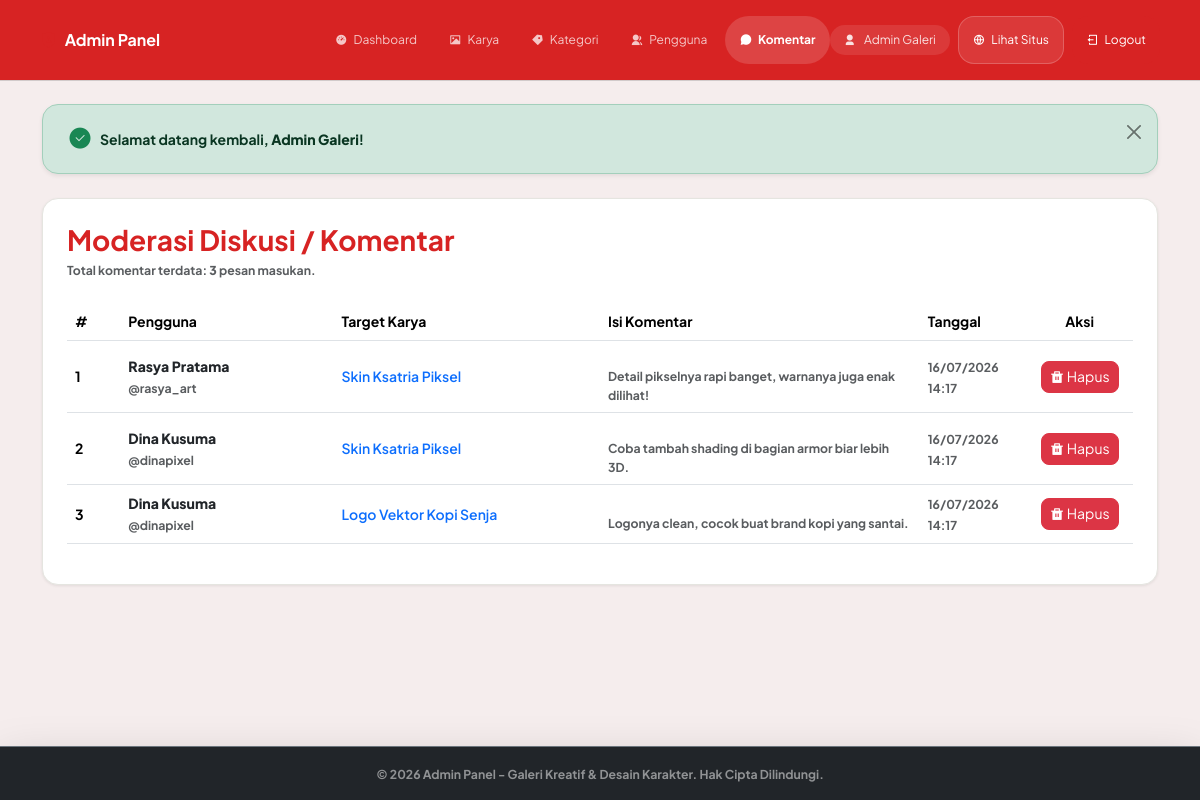
The app's page /admin/comments.php (signed in) with its own data.
### tables this page shows
CREATE TABLE `comments` (
  `id`         INT UNSIGNED AUTO_INCREMENT PRIMARY KEY,
  `asset_id`   INT UNSIGNED NOT NULL,
  `user_id`    INT UNSIGNED NOT NULL,
  `comment`    TEXT NOT NULL,
  `created_at` TIMESTAMP NOT NULL DEFAULT CURRENT_TIMESTAMP,
  `updated_at` TIMESTAMP NOT NULL DEFAULT CURRENT_TIMESTAMP ON UPDATE CURRENT_TIMESTAMP,
  CONSTRAINT `fk_comments_asset`
    FOREIGN KEY (`asset_id`) REFERENCES `assets`(`id`)
    ON DELETE CASCADE ON UPDATE CASCADE,
  CONSTRAINT `fk_comments_user`
    FOREIGN KEY (`user_id`) REFERENCES `users`(`id`)
    ON DELETE CASCADE ON UPDATE CASCADE
);

CREATE TABLE `users` (
  `id`         INT UNSIGNED AUTO_INCREMENT PRIMARY KEY,
  `username`   VARCHAR(50)  NOT NULL UNIQUE,
  `email`      VARCHAR(100) NOT NULL UNIQUE,
  `password`   VARCHAR(255) NOT NULL,
  `full_name`  VARCHAR(100) DEFAULT NULL,
  `avatar`     VARCHAR(255) DEFAULT NULL,
  `role`       ENUM('admin', 'user') NOT NULL DEFAULT 'user',
  `status`     ENUM('active', 'inactive') NOT NULL DEFAULT 'active',
  `created_at` TIMESTAMP NOT NULL DEFAULT CURRENT_TIMESTAMP,
  `updated_at` TIMESTAMP NOT NULL DEFAULT CURRENT_TIMESTAMP ON UPDATE CURRENT_TIMESTAMP
);

CREATE TABLE `assets` (
  `id`            INT UNSIGNED AUTO_INCREMENT PRIMARY KEY,
  `user_id`       INT UNSIGNED NOT NULL COMMENT 'Admin/uploader pemilik karya',
  `category_id`   INT UNSIGNED NOT NULL,
  `title`         VARCHAR(150) NOT NULL,
  `description`   TEXT DEFAULT NULL,
  `image_path`    VARCHAR(255) NOT NULL,
  `status`        ENUM('published', 'draft') NOT NULL DEFAULT 'published',
  `created_at`    TIMESTAMP NOT NULL DEFAULT CURRENT_TIMESTAMP,
  `updated_at`    TIMESTAMP NOT NULL DEFAULT CURRENT_TIMESTAMP ON UPDATE CURRENT_TIMESTAMP,
  CONSTRAINT `fk_assets_user`
    FOREIGN KEY (`user_id`) REFERENCES `users`(`id`)
    ON DELETE CASCADE ON UPDATE CASCADE,
  CONSTRAINT `fk_assets_category`
    FOREIGN KEY (`category_id`) REFERENCES `categories`(`id`)
    ON DELETE RESTRICT ON UPDATE CASCADE
);

### includes/auth.php (called while the page is built, shortened)
<?php
function getBaseUrl() {
    return "/galeri-desain-grafis/";
}

### includes/functions.php (called while the page is built, shortened)
<?php
function e($string) {
    return htmlspecialchars($string, ENT_QUOTES, 'UTF-8');
}

### admin/comments.php (the view, shortened to what this page needs)
<?php
require_once __DIR__ . '/../includes/auth.php';
require_once __DIR__ . '/../includes/functions.php';
require_once __DIR__ . '/includes/admin_header.php';
$stmt = $pdo->query("
    SELECT c.*, u.username, u.full_name, a.title as asset_title, a.id as asset_id
    FROM comments c
    JOIN users u ON c.user_id = u.id
    JOIN assets a ON c.asset_id = a.id
    ORDER BY c.created_at DESC
");
$comments = $stmt->fetchAll();
?>
<div class="glass-panel p-4 mb-5">
    <div class="d-flex justify-content-between align-items-center mb-4 flex-wrap">
        <div>
            <h3 class="fw-bold mb-1" style="color: var(--deep-violet);">Moderasi Diskusi / Komentar</h3>
            <p class="text-muted small mb-0">Total komentar terdata: <strong><?= count($comments); ?></strong> pesan masukan.</p>
        </div>
    </div>
    <?php if (count($comments) > 0): ?>
        <div class="table-responsive">
            <table class="table table-hover align-middle">
                <thead>
                    <tr>
                        <th style="width: 5%;">#</th>
                        <th style="width: 20%;">Pengguna</th>
                        <th style="width: 25%;">Target Karya</th>
                        <th style="width: 30%;">Isi Komentar</th>
                        <th style="width: 10%;">Tanggal</th>
                        <th style="width: 10%;" class="text-center">Aksi</th>
                    </tr>
                </thead>
                <tbody>
                    <?php $no = 1; foreach ($comments as $comment): ?>
                        <tr>
                            <td><?= $no++; ?></td>
                            <td>
                                <strong class="text-dark d-block"><?= e($comment['full_name'] ?? '-'); ?></strong>
                                <span class="text-muted small">@<?= e($comment['username']); ?></span>
                            </td>
                            <td>
                                <a href="<?= getBaseUrl(); ?>detail.php?id=<?= $comment['asset_id']; ?>" target="_blank" class="fw-semibold text-primary text-decoration-none">
                                    <?= e($comment['asset_title']); ?>
                                </a>
                            </td>
                            <td>
                                <div class="text-muted small" style="white-space: pre-line; max-height: 80px; overflow-y: auto;">
                                    <?= e($comment['comment']); ?>
                                </div>
                            </td>
                            <td>
                                <span class="small text-muted"><?= date('d/m/Y H:i', strtotime($comment['created_at'])); ?></span>
                            </td>
                            <td>
                                <div class="d-flex justify-content-center">
                                    <form action="comments.php" method="POST" onsubmit="return confirm('Apakah Anda yakin ingin menghapus komentar ini dari sistem?');">
                                        <button type="submit" class="btn btn-danger btn-sm rounded-3" title="Hapus Komentar">
                                            <i class="ri-delete-bin-fill"></i> Hapus
                                        </button>
                                    </form>
                                </div>
                            </td>
                        </tr>
                    <?php endforeach; ?>
                </tbody>
            </table>
        </div>
    <?php else: ?>
        <p class="text-muted text-center py-4">Belum ada data komentar.</p>
    <?php endif; ?>
</div>
<?php
require_once __DIR__ . '/includes/admin_footer.php';
?>

### admin/includes/admin_header.php (shortened to what this page needs)
<?php
require_once __DIR__ . '/../../includes/auth.php';
require_once __DIR__ . '/../../includes/functions.php';
?>
<!DOCTYPE html>
<html lang="id">
<head>
    <link href="https://cdn.jsdelivr.net/npm/bootstrap@5.3.2/dist/css/bootstrap.min.css" rel="stylesheet">
    <link href="https://cdn.jsdelivr.net/npm/remixicon@4.2.0/fonts/remixicon.css" rel="stylesheet">
    <link rel="stylesheet" href="<?= getBaseUrl(); ?>assets/css/style.css">
</head>
<body style="background-color: var(--ice-white);">
    <nav class="navbar navbar-expand-lg admin-navbar sticky-top">
        <div class="container-fluid px-0 px-md-3">
            <a class="navbar-brand text-white fw-extrabold d-flex align-items-center gap-2" href="<?= getBaseUrl(); ?>admin/dashboard.php">
                <i class="ri-shield-user-fill" style="color: var(--brand-red);"></i>
                <span>Admin Panel</span>
            </a>
            <div class="offcanvas-lg offcanvas-end" tabindex="-1" id="adminNavbar" aria-labelledby="adminNavbarLabel" style="background-color: var(--deep-violet);">
                <div class="offcanvas-body">
                    <ul class="navbar-nav me-auto mb-2 mb-lg-0 align-items-lg-center gap-1">
                        <li class="nav-item">
                            <a class="nav-link <?= (basename($_SERVER['PHP_SELF']) == 'dashboard.php') ? 'active' : ''; ?>" href="<?= getBaseUrl(); ?>admin/dashboard.php">
                                <i class="ri-dashboard-3-fill"></i> Dashboard
                            </a>
                        </li>
                        <li class="nav-item">
                            <a class="nav-link <?= (basename($_SERVER['PHP_SELF']) == 'assets.php') ? 'active' : ''; ?>" href="<?= getBaseUrl(); ?>admin/assets.php">
                                <i class="ri-image-fill"></i> Karya
                            </a>
                        </li>
                        <li class="nav-item">
                            <a class="nav-link <?= (basename($_SERVER['PHP_SELF']) == 'categories.php') ? 'active' : ''; ?>" href="<?= getBaseUrl(); ?>admin/categories.php">
                                <i class="ri-price-tag-3-fill"></i> Kategori
                            </a>
                        </li>
                        <li class="nav-item">
                            <a class="nav-link <?= (basename($_SERVER['PHP_SELF']) == 'users.php') ? 'active' : ''; ?>" href="<?= getBaseUrl(); ?>admin/users.php">
                                <i class="ri-group-fill"></i> Pengguna
                            </a>
                        </li>
                        <li class="nav-item">
                            <a class="nav-link <?= (basename($_SERVER['PHP_SELF']) == 'comments.php') ? 'active' : ''; ?>" href="<?= getBaseUrl(); ?>admin/comments.php">
                                <i class="ri-chat-3-fill"></i> Komentar
                            </a>
                        </li>
                    </ul>
                    <div class="d-flex align-items-center gap-2 flex-wrap justify-content-center my-2 my-lg-0">
                        <span class="admin-user-pill d-none d-lg-flex">
                            <i class="ri-user-3-fill"></i>
                            <?= e($_SESSION['full_name'] ?? $_SESSION['username']); ?>
                        </span>
                        <a href="<?= getBaseUrl(); ?>" class="btn-admin-action btn-view-site text-decoration-none">
                            <i class="ri-global-line"></i> Lihat Situs
                        </a>
                        <a href="<?= getBaseUrl(); ?>logout.php" class="btn-admin-action btn-logout text-decoration-none">
                            <i class="ri-logout-box-line"></i> Logout
                        </a>
                    </div>
                </div>
            </div>
        </div>
    </nav>
    <div class="container my-4 flex-grow-1">
        <?php if (isset($_SESSION['flash_message'])): ?>
            <div class="alert alert-<?= e($_SESSION['flash_message']['type']); ?> alert-dismissible fade show rounded-4 shadow-sm py-3 px-4 mb-4" role="alert">
                <div class="d-flex align-items-center gap-2">
                    <?php if ($_SESSION['flash_message']['type'] === 'success'): ?>
                        <i class="ri-checkbox-circle-fill fs-4 text-success"></i>
                    <?php else: ?>
                        <i class="ri-error-warning-fill fs-4 text-danger"></i>
                    <?php endif; ?>
                    <div>
                        <?= $_SESSION['flash_message']['text']; ?>
                    </div>
                </div>
                <button type="button" class="btn-close" data-bs-dismiss="alert" aria-label="Close"></button>
            </div>
        <?php endif; ?>

### admin/includes/admin_footer.php (shortened to what this page needs)
    </div>
    <footer class="bg-dark text-white-50 border-top border-secondary py-3 mt-auto shadow-lg">
        <div class="container text-center">
            <small>&copy; <?= date('Y'); ?> Admin Panel - Galeri Kreatif & Desain Karakter. Hak Cipta Dilindungi.</small>
        </div>
    </footer>
</body>
</html>

### assets/css/style.css (style rules this page uses)
:root { --deep-violet: #D72323; --vivid-purple: #3E3636; --brand-red: #D72323; --orchid-pink: #000000; --ice-white: #F5EDED; --pure-black: #000000; --true-white: #FFFFFF; --warm-gray: #62625B; --light-gray: #E5E5E0; --off-white: #F6F6F3; --soft-gray: #EFEFEF; --near-black: #181816; --error-red: #DD0E0E; --success-green: #02B70E; --font-primary: 'Plus Jakarta Sans', -apple-system, BlinkMacSystemFont, "Segoe UI", Roboto, Helvetica, Arial, sans-serif; --transition-smooth: all 0.2s ease-in-out; }
html, body { margin: 0; padding: 0; }
body { font-family: var(--font-primary); background-color: var(--ice-white); color: var(--pure-black); font-size: 14px; font-weight: 700; min-height: 100vh; display: flex; flex-direction: column; overflow-x: hidden; }
p, span, label, input, select, textarea, button, td, th { font-weight: 700; }
.glass-panel { background: var(--true-white); border: 1px solid var(--light-gray); border-radius: 16px; padding: 16px; box-shadow: 0px 1px 3px rgba(0, 0, 0, 0.08); }
.sticky-top { top: 0 !important; z-index: 1030; }
.glass-panel, .card-asset, .card-asset-body { overflow: hidden; word-break: break-word; overflow-wrap: anywhere; }
.table-responsive table { min-width: 800px; }

### admin/includes/admin_header.php (style rules this page uses)
.admin-navbar { background-color: var(--deep-violet); height: 80px; padding: 0 24px; box-shadow: 0px 1px 0px rgba(0, 0, 0, 0.15); }
.admin-navbar .navbar-brand { font-size: 16px; font-weight: 700; color: #ffffff; display: flex; align-items: center; gap: 8px; }
.admin-navbar .nav-link { color: rgba(255,255,255,0.75) !important; font-size: 12px; font-weight: 400; padding: 6px 14px !important; border-radius: 999px; height: 48px; display: flex; align-items: center; gap: 6px; transition: all 0.2s ease-in-out; }
.admin-navbar .nav-link.active { background-color: rgba(255,255,255,0.15); color: #ffffff !important; font-weight: 700; }
.admin-navbar .btn-admin-action { font-size: 12px; font-weight: 400; padding: 6px 14px; border-radius: 16px; height: 48px; display: inline-flex; align-items: center; justify-content: center; gap: 6px; transition: all 0.2s ease-in-out; }
.admin-navbar .btn-view-site { background-color: rgba(255,255,255,0.1); border: 1px solid rgba(255,255,255,0.2); color: #ffffff; }
.admin-navbar .btn-logout { background-color: var(--brand-red); border: none; color: var(--true-white); }
.admin-user-pill { display: flex; align-items: center; gap: 8px; padding: 6px 14px; background-color: rgba(255,255,255,0.1); border-radius: 999px; color: rgba(255,255,255,0.85); font-size: 12px; font-weight: 400; }

### records on screen
comments: user.full_name "Rasya Pratama", user.username "rasya_art", asset.title "Skin Ksatria Piksel", comment "Detail pikselnya rapi banget, warnanya juga enak dilihat!", created_at "16/07/2026 14:17"
comments: user.full_name "Dina Kusuma", user.username "dinapixel", asset.title "Skin Ksatria Piksel", comment "Coba tambah shading di bagian armor biar lebih 3D.", created_at "16/07/2026 14:17"
comments: user.full_name "Dina Kusuma", user.username "dinapixel", asset.title "Logo Vektor Kopi Senja", comment "Logonya clean, cocok buat brand kopi yang santai.", created_at "16/07/2026 14:17"

### other values on screen
$_SESSION['full_name'] "Admin Galeri"
$_SESSION['flash_message']['text'] "Selamat datang kembali, Admin Galeri !"
count($comments) "3"
